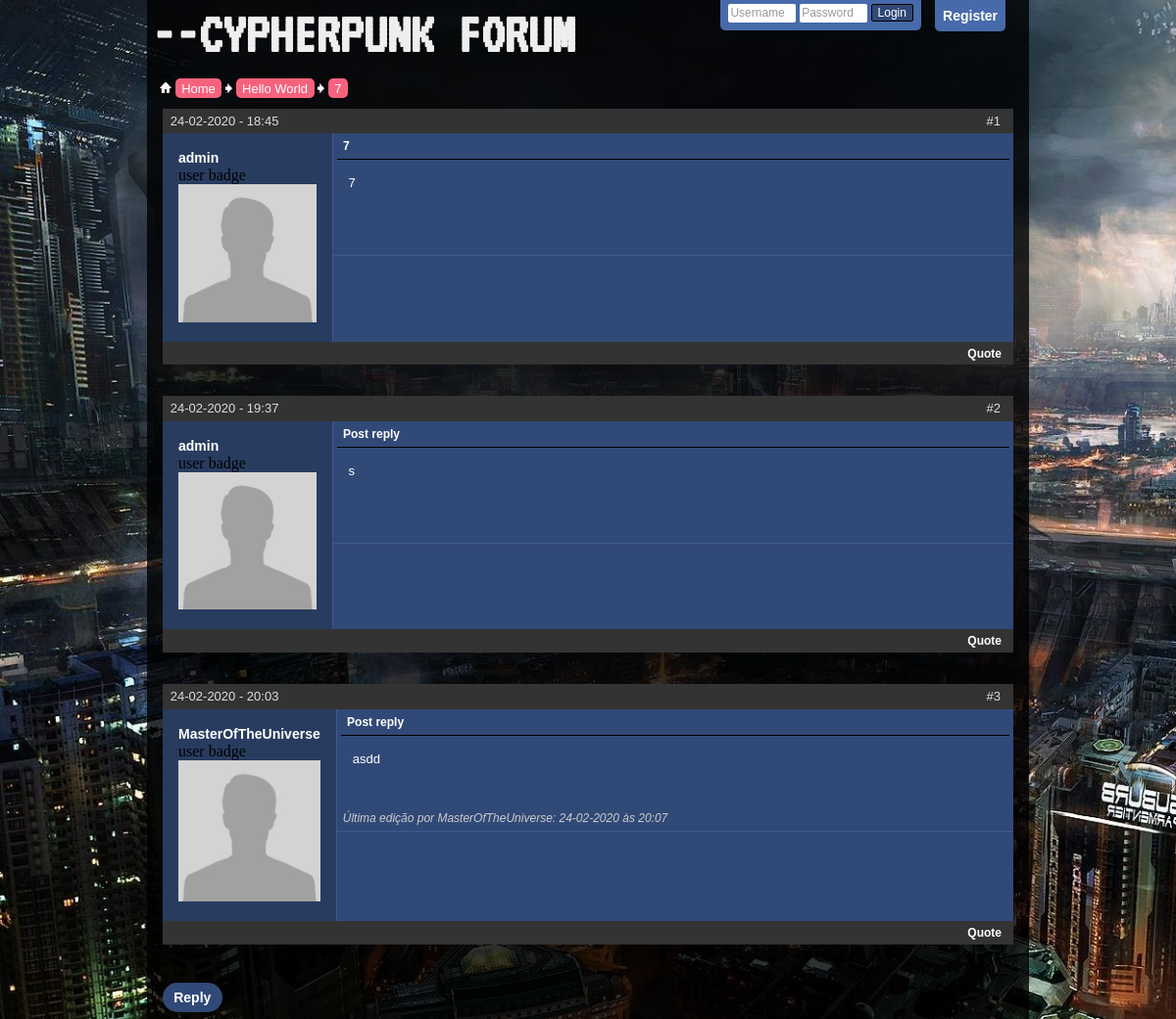
The page /Second/4/threads/40 on the database its author committed.
### forumapp/models/models.py (models this page shows, shortened)
class SubCategory(db.Model):
    id = db.Column(db.Integer, primary_key=True)
    title = db.Column(db.String(40), nullable=False)
    desc = db.Column(db.String(200), nullable=False)
    parent_id = db.Column(db.Integer, db.ForeignKey('category.id'))
    threads = db.relationship('Thread', backref='parent')

class Thread(db.Model):
    id = db.Column(db.Integer, primary_key=True)
    title = db.Column(db.String(40), nullable=False)
    pub_date = db.Column(db.DateTime, nullable=False, default=datetime.utcnow)
    author_id = db.Column(db.Integer, db.ForeignKey('user.id'))
    parent_id = db.Column(db.Integer, db.ForeignKey('sub_category.id'))
    posts = db.relationship('Post', backref='thread')

class Post(db.Model):
    id = db.Column(db.Integer, primary_key=True)
    title = db.Column(db.String(80), nullable=False)
    body = db.Column(db.Text, nullable=False)
    pub_date = db.Column(db.DateTime, nullable=False, default=datetime.utcnow)
    edit_date = db.Column(db.DateTime, default=None)
    author_id = db.Column(db.Integer, db.ForeignKey('user.id'))
    thread_id = db.Column(db.Integer, db.ForeignKey('thread.id'))

class User(db.Model, UserMixin):
    id = db.Column(db.Integer, primary_key=True)
    username = db.Column(db.String(20), unique=True, nullable=False)
    password = db.Column(db.String(60), nullable=False)
    posts = db.relationship('Post', backref='author')
    threads = db.relationship('Thread', backref='author')
    permission_level = db.Column(db.Integer, default=0)
    post_signature = db.Column(db.Text(200))
    profile_pic = db.Column(db.String(60), default='default.jpg')

### forumapp/routes.py (the view)
@app.route('/<string:category_title>/<int:sub_category_id>/threads/<int:thread_id>')
def thread(category_title, sub_category_id, thread_id):
    td = Thread.query.filter_by(id=thread_id).first()
    posts = td.posts
    quote_form = ThreadReplyForm()
    variables = {
        'category_title': category_title,
        'sub_category_id': sub_category_id,
        'thread': td,
        'posts': posts,
        'sanitize_html': sanitize_html,
        'form': quote_form,
    }
    return render_template('thread.html', **variables)

### forumapp/models/forms.py
class ThreadReplyForm(FlaskForm):
    body = TextAreaField('Text', validators=[DataRequired()])
    submit = SubmitField('Post')

### forumapp/utils.py (called while the page is built, shortened)
def sanitize_html(text):
    allowed_tags = [
        'img', '/img',
        'url', '/url',
        'quote', '/quote',
        'strong', '/strong',
        'b', '/b',
        'em', '/em',
        'code', '/code',
        'sub', '/sub',
        'sup', '/sup',
        'yt', '/yt'
    ]
    pattern = re.compile(r'<(.*?)>([\s\S]*?)<(.*?)>')
    matches = pattern.finditer(text)
    text = text.replace('<', '&lt')
    text = text.replace('>', '&gt')
    return text

### forumapp/templates/thread.html (shortened to what this page needs)
{% extends "base.html" %}
{% block content %}
    <section class="">
        <div class="content-container">
            {% for post in posts %}
                <div class="post" id="{{ post.id }}">
                    <div class="post-header text-md3">
                        {{ post.pub_date.strftime('%d-%m-%Y - %H:%M') }}
                        <span class="right-corner">#{{ loop.index }}</span>
                    </div>
                    <div class="post-body">
                        <div class="poster-info background-dark2">
                            <a class="text-md2" href="{{ url_for('user_posts', username=post.author.username) }}">{{ post.author.username }}</a>
                            <p>user badge</p>
                            <img src="{{ url_for('static', filename='img/') }}{{ post.author.profile_pic }}" alt="profile pic">
                        </div>
                        <div class="post-main grid-item background-dark">
                            <div class="post-title text-md">
                                <p>{{ post.title }}</p>
                            </div>
                            <div class="post-content text-md3">
                                <p>{{ sanitize_html(post.body)|safe }}</p>
                            </div>
                            <div class="after-content">
                                {% if post.edit_date %}
                                    <p class="edit-date text-sm">Última edição por {{ post.author.username }}: {{ post.edit_date.strftime('%d-%m-%Y às %H:%M') }}</p>
                                {% endif %}
                            </div>
                        </div>
                    </div>
                    <div class="post-footer text-md">
                        <a class="right-corner quote-btn" href="{{ url_for('quote', category_title=category_title, sub_category_id=sub_category_id, thread_id=thread.id, post_id=post.id) }}">Quote</a>
                    </div>
                </div>
            {% endfor %}
            <div class="add-button text-md2">
                <a  href="{{ url_for('new_post', category_title=category_title, sub_category_id=sub_category_id, thread_id=thread.id) }}">Reply</a>
            </div>
        </div>
    </section>
{% endblock content %}

### forumapp/templates/_navbar.html (shortened to what this page needs)
<div class="link-tree navigation text-md3">
    <img src="{{ url_for('static', filename='img/navbit-home.jpg') }}" alt="">
    <a href="{{ url_for('home') }}">Home</a>
    {% if thread %}
        <img src="{{ url_for('static', filename='img/navbit-arrow-right.jpg') }}" alt="">
        <a href="{{ url_for('threads', category_title=category_title, sub_category_id=sub_category_id) }}">{{thread.parent.title}}</a>
        <img src="{{ url_for('static', filename='img/navbit-arrow-right.jpg') }}" alt="">
        <a href="#">{{thread.title}}</a>
    {% endif %}
</div>

### forumapp/static/style.css (style rules this page uses)
* { margin: 0; padding: 0; }
a { text-decoration:none; outline: none; }
body { background: url(img/background1.jpg); background-repeat: no-repeat; background-size: cover; background-attachment: fixed; }
.text-md { font:bold 12px Arial,Tahoma,Calibri,Verdana,Geneva,sans-serif; }
.text-md2 { font:bold 14px Arial,Tahoma,Calibri,Verdana,Geneva,sans-serif; }
.text-sm { font: 12px Tahoma,Calibri,Verdana,Geneva,sans-serif; }
.text-md3 { font: 13px Verdana,Arial,Tahoma,Calibri,Geneva,sans-serif; }
.background-dark { background-color: #314977; }
.background-dark2 { background-color: #283c60; }
.navigation { padding: 1em; }
.navigation a { text-decoration: none; color:#203459; color: #fff; background-color: #f6627d; border-radius: 5px; padding: 0.2em .5em; }
.content-container { margin: 0 1em; }
.right-corner { position: absolute; top: .4em; right: 1em; }
.add-button { text-align:left; padding: .5em .8em;; background-color: #314977; display: inline-block; border-radius: 20px; margin: .5em 0; color: #fff; }
.add-button a { text-decoration: none; color: #fff; }
.post { margin-bottom: 2em; }
.post-body { display:grid; grid-template-columns: 1fr 4fr; }
.post-content p { white-space: pre-wrap; }
.post-title { width: 97%; margin: auto; border-bottom: 1px solid #000; padding: 0.5em; color: #fff; }
.edit-date { font-style: italic; color: #ccc; padding: .5em; bottom: 0%; position: absolute; }
.post-header, .post-footer { background-color: #333; color: #ddd; display: block; padding: .4em .6em; position: relative; min-height: 1.1665em; }
.post-footer a { color: #fff; }
.post-content { padding: 1rem; color: #fff; }
.after-content { border-bottom: solid 1px #3e598e; min-height: 50px; position: relative; }
.poster-info { border-right: 1px solid #3e598e; padding: 1rem; }
.poster-info a { color: #fff; }
.poster-info img { max-width: 100%; }

### rows shown on the page
SubCategory: parent "Hello World"
Thread: title "7"
Post: pub_date "24-02-2020 - 18:45", author.username "admin", author.profile_pic (placeholder picture), title "7", body "7"
Post: pub_date "24-02-2020 - 19:37", author.username "admin", author.profile_pic (placeholder picture), title "Post reply", body "s"
Post: pub_date "24-02-2020 - 20:03", author.username "MasterOfTheUniverse", author.profile_pic (placeholder picture), title "Post reply", body "asdd", edit_date "24-02-2020 às 20:07"
